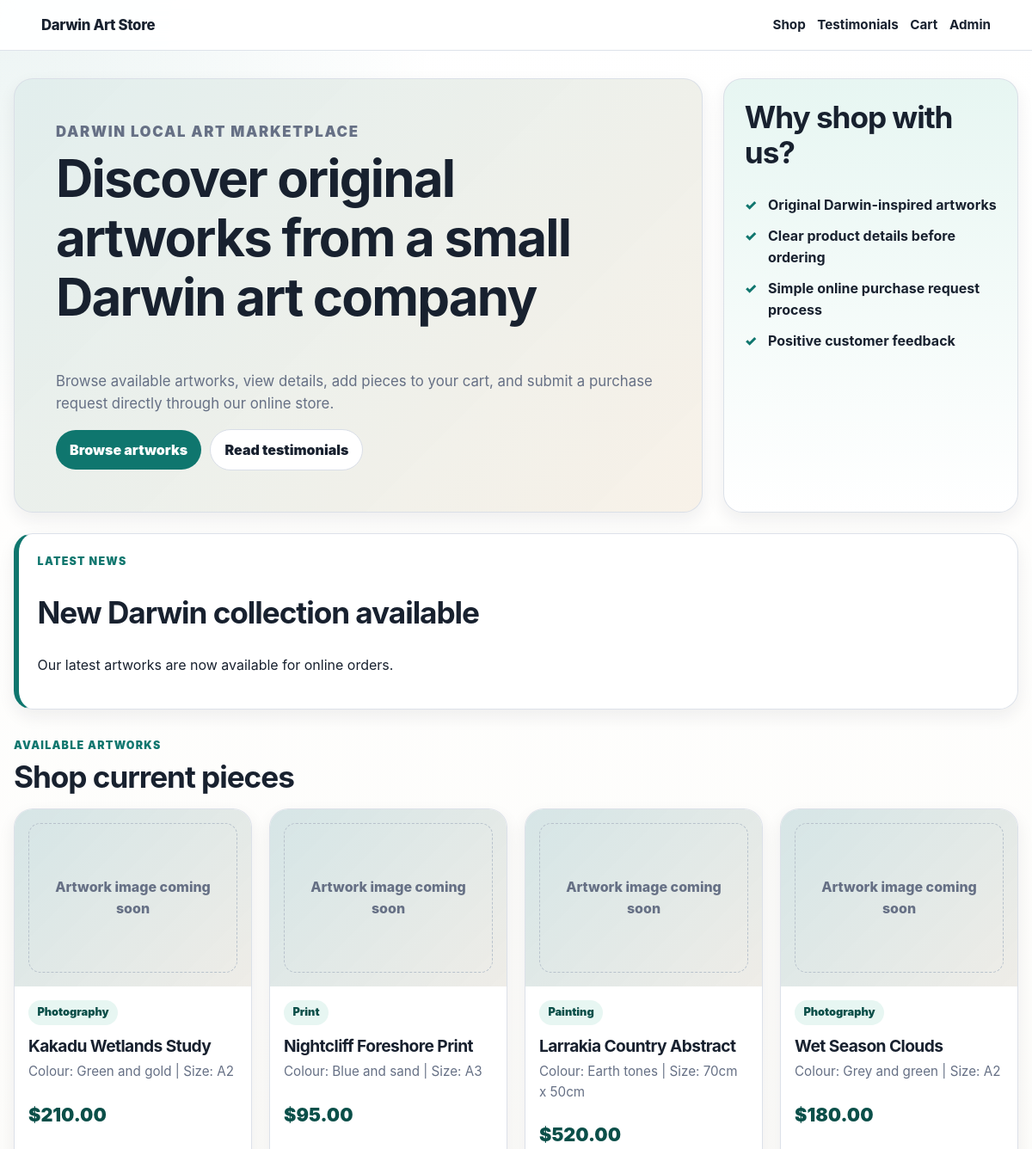
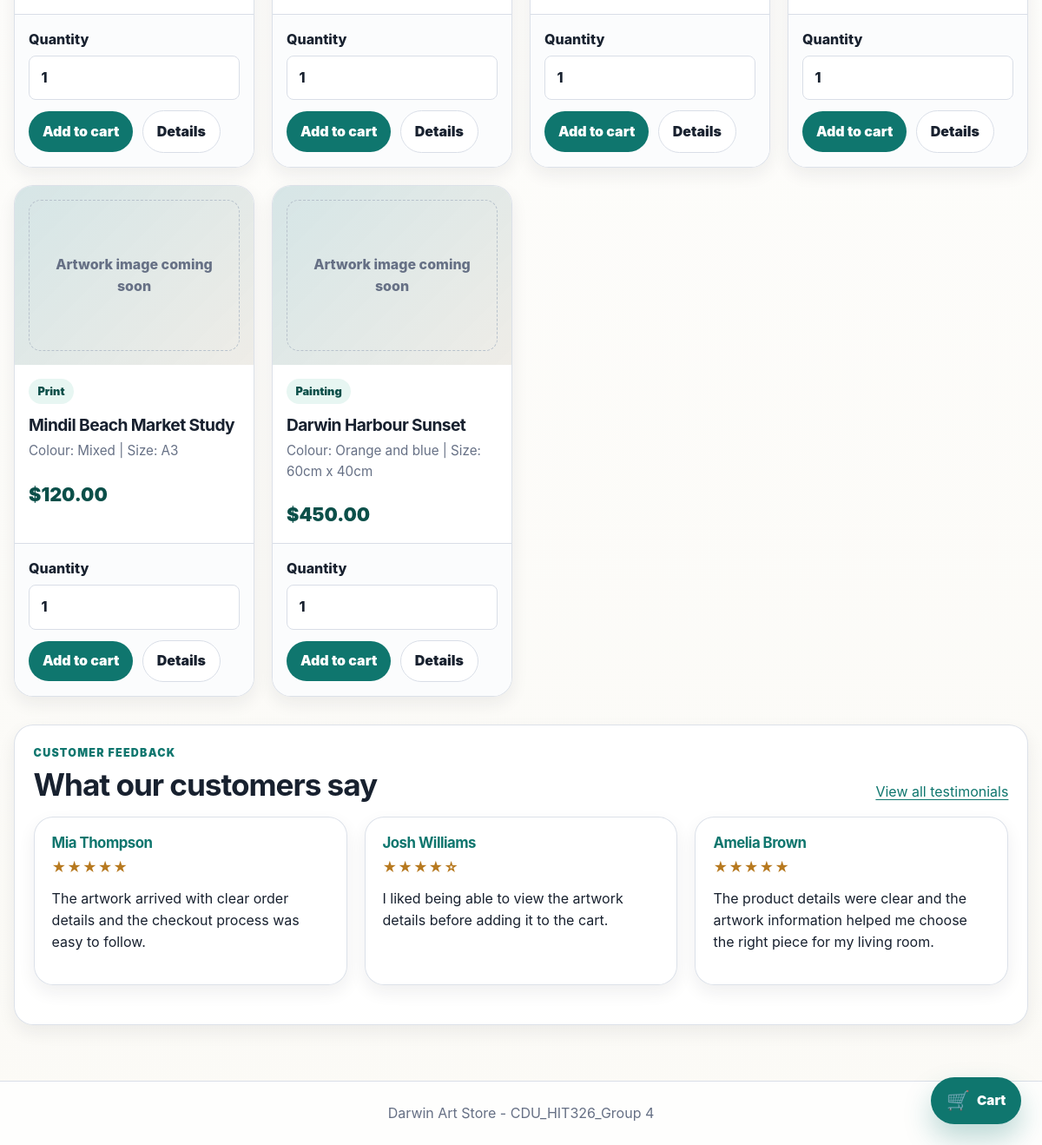
The page / on the database its author committed (2 pictures, top to bottom).
### tables this page shows
CREATE TABLE IF NOT EXISTS news (
    news_id INT AUTO_INCREMENT PRIMARY KEY,
    title VARCHAR(160) NOT NULL,
    message TEXT NOT NULL,
    is_published TINYINT(1) NOT NULL DEFAULT 1,
    created_at TIMESTAMP DEFAULT CURRENT_TIMESTAMP
);

CREATE TABLE IF NOT EXISTS products (
    product_no INT AUTO_INCREMENT PRIMARY KEY,
    description VARCHAR(255) NOT NULL,
    category VARCHAR(100) NOT NULL,
    price DECIMAL(10,2) NOT NULL,
    colour VARCHAR(80) NULL,
    size VARCHAR(80) NULL,
    image_path VARCHAR(255) NULL,
    is_available TINYINT(1) NOT NULL DEFAULT 1,
    created_at TIMESTAMP DEFAULT CURRENT_TIMESTAMP
);

CREATE TABLE IF NOT EXISTS testimonials (
    testimonial_id INT AUTO_INCREMENT PRIMARY KEY,
    customer_email VARCHAR(255) NOT NULL,
    customer_name VARCHAR(160) NOT NULL,
    message TEXT NOT NULL,
    rating TINYINT NOT NULL DEFAULT 5,
    status VARCHAR(20) NOT NULL DEFAULT 'pending',
    submitted_at TIMESTAMP DEFAULT CURRENT_TIMESTAMP
);

### src/bootstrap.php (called while the page is built, shortened)
<?php
$config = require __DIR__ . '/config.php';
spl_autoload_register(function (string $class): void {
    $prefix = 'App\\';
    $path = __DIR__ . '/' . str_replace('\\', '/', substr($class, strlen($prefix))) . '.php';
});
require __DIR__ . '/functions.php';
$session = new App\Core\Session();
$database = new App\Core\Database($config['db']);
$products = new App\Repository\ProductRepository($database);
$news = new App\Repository\NewsRepository($database);
$testimonials = new App\Repository\TestimonialRepository($database);
$admins = new App\Repository\AdminRepository($database);
$orders = new App\Repository\OrderRepository($database);
$cart = new App\Service\CartService($session, $products);
$auth = new App\Service\AuthService($session, $admins);
$csrf = new App\Core\Csrf($session);
$notifier = new App\Service\FileOrderNotifier(
    $config['business_email'],
    dirname(__DIR__) . '/storage/mail/orders.log'
);
$checkout = new App\Service\CheckoutService($cart, $orders, $notifier);
$view = new App\Core\View($config, $session, $cart, $auth);
$container = compact(
    'config',
    'session',
    'database',
    'products',
    'news',
    'testimonials',
    'admins',
    'orders',
    'cart',
    'auth',
    'csrf',
    'notifier',
    'checkout',
    'view'
);

### src/config.php (called while the page is built)
<?php
return [
    'app_name' => getenv('APP_NAME') ?: 'Darwin Art Store',
    'business_email' => getenv('ORDER_HANDLING_EMAIL') ?: 'orders@example.com',
    'db' => [
        'host' => getenv('DB_HOST') ?: '127.0.0.1',
        'port' => getenv('DB_PORT') ?: '3306',
        'name' => getenv('DB_NAME') ?: 'art_store',
        'user' => getenv('DB_USER') ?: 'root',
        'pass' => getenv('DB_PASSWORD') ?: '',
    ],
];

### src/functions.php (called while the page is built, shortened)
<?php
function e(?string $value): string
{
    return htmlspecialchars($value ?? '', ENT_QUOTES, 'UTF-8');
}
function money(float|string $amount): string
{
    return '$' . number_format((float) $amount, 2);
}
function ratingStars(int|string|null $rating): string
{
    $rating = max(1, min(5, (int) $rating));
    return str_repeat('★', $rating) . str_repeat('☆', 5 - $rating);
}
function app(string $key): mixed
{
    global $container;
    return $container[$key] ?? throw new InvalidArgumentException("Service [$key] is not registered.");
}

### src/Core/Database.php (called while the page is built, shortened)
<?php
final class Database
{
    private ?PDO $pdo = null;
    public function connection(): PDO
    {
        if ($this->pdo instanceof PDO) {
            return $this->pdo;
        }
        $dsn = sprintf(
            'mysql:host=%s;port=%s;dbname=%s;charset=utf8mb4',
            $this->config['host'],
            $this->config['port'],
            $this->config['name']
        );
        $this->pdo = new PDO($dsn, $this->config['user'], $this->config['pass'], [
            PDO::ATTR_ERRMODE => PDO::ERRMODE_EXCEPTION,
            PDO::ATTR_DEFAULT_FETCH_MODE => PDO::FETCH_ASSOC,
        ]);
        return $this->pdo;
    }
    public function fetchAll(string $sql, array $params = []): array
    {
        $stmt = $this->connection()->prepare($sql);
        $stmt->execute($params);
        return $stmt->fetchAll();
    }
    public function fetchOne(string $sql, array $params = []): ?array
    {
        $stmt = $this->connection()->prepare($sql);
        $stmt->execute($params);
        $row = $stmt->fetch();
        return $row === false ? null : $row;
    }
}

### src/Repository/NewsRepository.php (called while the page is built, shortened)
<?php
final class NewsRepository
{
    public function latestPublished(): ?array
    {
        return $this->database->fetchOne(
            'SELECT * FROM news WHERE is_published = 1 ORDER BY created_at DESC LIMIT 1'
        );
    }
}

### src/Repository/ProductRepository.php (called while the page is built, shortened)
<?php
final class ProductRepository
{
    public function available(): array
    {
        return $this->database->fetchAll('SELECT * FROM products WHERE is_available = 1 ORDER BY product_no DESC');
    }
}

### src/Repository/TestimonialRepository.php (called while the page is built, shortened)
<?php
final class TestimonialRepository
{
    public function approvedLimit(int $limit): array
    {
        $limit = max(1, min(3, $limit));
        return $this->database->fetchAll(
            "SELECT * FROM testimonials
             WHERE status = ?
             ORDER BY submitted_at DESC
             LIMIT $limit",
            [self::STATUS_APPROVED]
        );
    }
}

### public/index.php (the view, shortened to what this page needs)
<?php
require __DIR__ . '/../src/bootstrap.php';
$view = app('view');
$view->header('Shop');
try {
    $products = app('products')->available();
    $latestNews = app('news')->latestPublished();
    $homepageTestimonials = app('testimonials')->approvedLimit(3);
} catch (Throwable $error) {
    echo '<p class="error">' . e(dbErrorMessage($error)) . '</p>';
    $view->footer();
    exit;
}
?>
<section class="hero">
    <div class="hero-content">
        <p class="eyebrow">Darwin local art marketplace</p>
        <h1>Discover original artworks from a small Darwin art company</h1>
        <p>
            Browse available artworks, view details, add pieces to your cart, and submit a purchase request
            directly through our online store.
        </p>
        <div class="actions">
            <a class="button" href="#available-artworks">Browse artworks</a>
            <a class="button secondary" href="/testimonials.php">Read testimonials</a>
        </div>
    </div>
    <div class="hero-panel">
        <h2>Why shop with us?</h2>
        <ul class="feature-list">
            <li>Original Darwin-inspired artworks</li>
            <li>Clear product details before ordering</li>
            <li>Simple online purchase request process</li>
            <li>Positive customer feedback </li>
        </ul>
    </div>
</section>
<?php if ($latestNews): ?>
    <section class="panel news-panel">
        <p class="eyebrow">Latest news</p>
        <h2><?= e($latestNews['title']) ?></h2>
        <p><?= nl2br(e($latestNews['message'])) ?></p>
    </section>
<?php endif; ?>
<section id="available-artworks" class="section-block">
    <div class="section-heading">
        <div>
            <p class="eyebrow">Available artworks</p>
            <h2>Shop current pieces</h2>
        </div>
    </div>
    <?php if (!$products): ?>
        <section class="panel empty-state">
            <h2>No artworks are currently available</h2>
            <p>Please check back later for new Darwin artworks.</p>
        </section>
    <?php else: ?>
        <section class="grid product-grid" aria-label="Available artworks">
            <?php foreach ($products as $product): ?>
                <article class="card product-card">
                    <a class="artwork-media" href="/product.php?id=<?= (int) $product['product_no'] ?>" aria-label="View <?= e($product['description']) ?>">
                        <?php if ($product['image_path']): ?>
                            <img src="/product_image.php?id=<?= (int) $product['product_no'] ?>" alt="<?= e($product['description']) ?>">
                        <?php else: ?>
                            <span class="artwork-placeholder">Artwork image coming soon</span>
                        <?php endif; ?>
                    </a>
                    <div class="product-card-body">
                        <p class="badge"><?= e($product['category']) ?></p>
                        <h3>
                            <a href="/product.php?id=<?= (int) $product['product_no'] ?>">
                                <?= e($product['description']) ?>
                            </a>
                        </h3>
                        <p class="muted product-meta">
                            <?php if ($product['colour']): ?>
                                Colour: <?= e($product['colour']) ?>
                            <?php endif; ?>
                            <?php if ($product['size']): ?>
                                <?= $product['colour'] ? ' | ' : '' ?>Size: <?= e($product['size']) ?>
                            <?php endif; ?>
                        </p>
                        <p class="price"><?= money($product['price']) ?></p>
                    </div>
                    <form class="card-action-form" method="post" action="/cart.php">
                        <label>
                            Quantity
                            <input type="number" name="quantity" value="1" min="1" max="20" required>
                        </label>
                        <div class="actions">
                            <button type="submit">Add to cart</button>
                            <a class="button secondary" href="/product.php?id=<?= (int) $product['product_no'] ?>">Details</a>
                        </div>
                    </form>
                </article>
            <?php endforeach; ?>
        </section>
    <?php endif; ?>
</section>
<?php if ($homepageTestimonials): ?>
    <section class="panel homepage-testimonials">
        <div class="section-heading">
            <div>
                <p class="eyebrow">Customer feedback</p>
                <h2>What our customers say</h2>
            </div>
            <a href="/testimonials.php">View all testimonials</a>
        </div>
        <section class="grid testimonial-grid" aria-label="Customer testimonials">
            <?php foreach ($homepageTestimonials as $testimonial): ?>
                <article class="card testimonial-card">
                    <h3><?= e($testimonial['customer_name']) ?></h3>
                    <p class="rating-stars" aria-label="<?= (int) $testimonial['rating'] ?> out of 5 stars">
                        <?= e(ratingStars($testimonial['rating'])) ?>
                    </p>
                    <p><?= nl2br(e($testimonial['message'])) ?></p>
                </article>
            <?php endforeach; ?>
        </section>
    </section>
<?php endif; ?>

### rows shown on the page
news: title "New Darwin collection available", message "Our latest artworks are now available for online orders."
products: shows "Artwork image coming soon", category "Photography", description "Kakadu Wetlands Study", colour "Green and gold", size "A2", price "$210.00"
products: shows "Artwork image coming soon", category "Print", description "Nightcliff Foreshore Print", colour "Blue and sand", size "A3", price "$95.00"
products: shows "Artwork image coming soon", category "Painting", description "Larrakia Country Abstract", colour "Earth tones", size "70cm x 50cm", price "$520.00"
products: shows "Artwork image coming soon", category "Photography", description "Wet Season Clouds", colour "Grey and green", size "A2", price "$180.00"
products: shows "Artwork image coming soon", category "Print", description "Mindil Beach Market Study", colour "Mixed", size "A3", price "$120.00"
products: shows "Artwork image coming soon", category "Painting", description "Darwin Harbour Sunset", colour "Orange and blue", size "60cm x 40cm", price "$450.00"
testimonials: customer_name "Mia Thompson", rating "★★★★★", message "The artwork arrived with clear order details and the checkout process was easy to follow."
testimonials: customer_name "Josh Williams", rating "★★★★☆", message "I liked being able to view the artwork details before adding it to the cart."
testimonials: customer_name "Amelia Brown", rating "★★★★★", message "The product details were clear and the artwork information helped me choose the right piece for my living room."

### other values the page prints
$this->config['app_name'] "Darwin Art Store"
